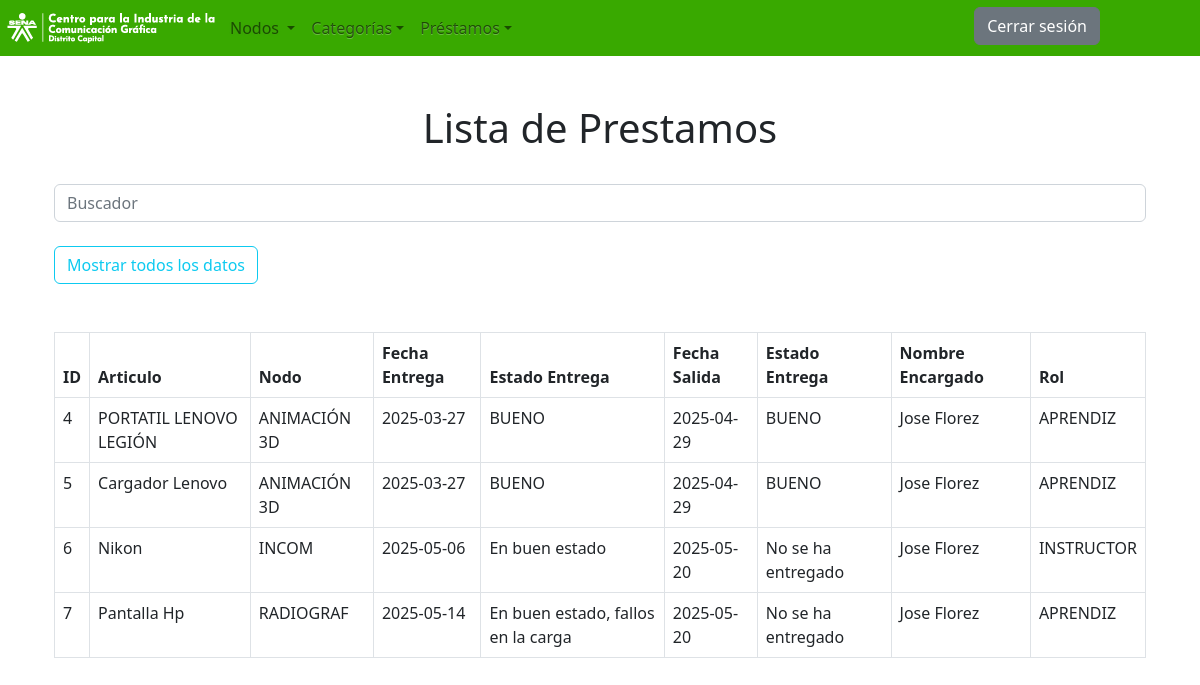
Screenshot of /InicioSesion/Usuarios/Aprendiz/vistas/Prestamos/listas_prestamos.php with the database file from the repository.
### tables this page shows
CREATE TABLE `prestamo` (
  `ID_FECHA` int(50) NOT NULL,
  `ID_ALMACENADO` int(20) NOT NULL,
  `NOMBRE_ALMACENADO` varchar(50) NOT NULL,
  `FECHA_ENTREGA` date NOT NULL,
  `ESTADO_ENTREGA` varchar(50) NOT NULL,
  `FECHA_SALIDA` date NOT NULL,
  `ESTADO_SALIDA` varchar(50) NOT NULL,
  `NOMBRE_ENCARGADO` varchar(50) DEFAULT NULL,
  `ROL` varchar(50) NOT NULL,
  `nodo` varchar(50) NOT NULL
);

### InicioSesion/Usuarios/Aprendiz/vistas/Prestamos/listas_prestamos.php (the view, shortened to what this page needs)
<?php
include("../../conexionPDO.php");
?>
<!DOCTYPE html>
<html lang="en">
<head>
	<link rel="stylesheet" href="https://cdn.jsdelivr.net/npm/bootstrap@5.2.1/dist/css/bootstrap.min.css">
	<link rel="stylesheet" type="text/css" href="../css/style.css">
	 <link rel="stylesheet" type="text/css" href="../js/pluggins/dist/sweetalert2.min.css">
</head>
		<header>
    <div class="contenedor-principal">
        <nav class="navbar navbar-expand-lg " style="background:#39A900;">
            <a href="http://localhost/Inventario/InicioSesion/Usuarios/Aprendiz/index.php">
            <img src="../../img/logosena.PNG">
            </a>
            <div class="collapse navbar-collapse" id="navbarNavDropdown">
                <ul class="navbar-nav">
                    <li class="nav-item active">
                        <div class="menunavegacion">
                            <a class="nav-link dropdown-toggle" href="#" id="navbarDropdownMenuLink" data-toggle="dropdown" aria-haspopup="true" aria-expanded="false">Nodos
                            </a>
                    </li>
                    <li class="nav-item dropdown">
                    <a class="nav-link dropdown-toggle" href="#" id="navbarDropdownMenuLink" data-toggle="dropdown" aria-haspopup="true" aria-expanded="false">Categorías</a>
                    </li>
                    <li class="nav-item dropdown">
                    <a class="nav-link dropdown-toggle" href="#" id="navbarDropdownMenuLink" data-toggle="dropdown" aria-haspopup="true" aria-expanded="false">Préstamos</a>
                    </li>
                </ul>
            </div>
            <a href="../../../../../index.php"><button type="button" class="btn btn-secondary" style=" margin-top:-5px; margin-right:100px; ">Cerrar sesi&oacute;n</button> </a>
    </div>
</header>
<!DOCTYPE html>
<html lang="es">
<head>
<link rel="stylesheet" href="bootstrap/css/bootstrap.min.css">
<link rel="stylesheet" href="bootstrap/css/bootstrap-theme.min.css">
</head>
<!DOCTYPE html>
<html lang="es">
<head>
<link rel="stylesheet" href="bootstrap/css/bootstrap.min.css">
<link rel="stylesheet" href="bootstrap/css/bootstrap-theme.min.css">
</head>
<body><br>
    <div class="container">
  <div class="page-header">
<body><br>
<center><h1>Lista de Prestamos</h1></center>
<br>
<div class="container-fluid">
    <form action="<?=$_SERVER['PHP_SELF']?>" method="post">
        <input class="form-control" type="search" placeholder="Buscador" name="buscar" > <br>
                <a href="listas_prestamos.php"> <button class="btn btn-outline-info" type="submit" name=""  >Mostrar todos los datos</button></a><br><br>
    </form>
<br>
<table class="table table-bordered">
  <thead>
    <tr>
      <th scope="col">ID</th>
      <th scope="col">Articulo</th>
      <th scope="col">Nodo</th>
      <th scope="col">Fecha Entrega</th>
      <th scope="col">Estado Entrega</th>
      <th scope="col">Fecha Salida</th>
      <th scope="col">Estado Entrega</th>
      <th scope="col">Nombre Encargado</th>
      <th scope="col">Rol</th>
    </tr>
  </thead>
  <tbody>
  	<?php
  	if (isset($_POST['enviar'])) {
  		$buscador=$_POST['buscar'];
  		$sql="SELECT * FROM prestamo WHERE NOMBRE_ALMACENADO LIKE '%".$buscador."%' OR FECHA_ENTREGA LIKE '%".$buscador."%' OR FECHA_SALIDA LIKE '%".$buscador."%' OR NOMBRE_ENCARGADO LIKE '%".$buscador."%' OR ROL LIKE '%".$buscador."%' OR nodo LIKE '%".$buscador."%'  ";
  		$query=mysqli_query($con,$sql);
  		while($row=mysqli_fetch_assoc($query)){
  			?>
    <tr>
    	<td><?php echo $row['ID_FECHA']?></td>
      <td><?php echo $row['NOMBRE_ALMACENADO']?></td>
      <td><?php echo $row['nodo']?></td>
      <td><?php echo $row['FECHA_ENTREGA']?></td>
      <td><?php echo $row['ESTADO_ENTREGA']?></td>
      <td><?php echo $row['FECHA_SALIDA']?></td>
      <td><?php echo $row['ESTADO_SALIDA']?></td>
      <td><?php echo $row['NOMBRE_ENCARGADO']?></td>
      <td><?php echo $row['ROL']?></td>
    </tr>
<?php
 }
  	}else{
  		$sql="SELECT * FROM prestamo";
			$query=mysqli_query($con,$sql);
	  	while($row=mysqli_fetch_assoc($query)){
  			?>
<tr>
    	<td><?php echo $row['ID_FECHA']?></td>
      <td><?php echo $row['NOMBRE_ALMACENADO']?></td>
      <td><?php echo $row['nodo']?></td>
      <td><?php echo $row['FECHA_ENTREGA']?></td>
      <td><?php echo $row['ESTADO_ENTREGA']?></td>
      <td><?php echo $row['FECHA_SALIDA']?></td>
      <td><?php echo $row['ESTADO_SALIDA']?></td>
      <td><?php echo $row['NOMBRE_ENCARGADO']?></td>
      <td><?php echo $row['ROL']?></td>
    </tr>
    <?php
    }
    }
    ?>
  </tbody>
</table>
</body>
</html>

### InicioSesion/Usuarios/Aprendiz/vistas/css/style.css (style rules this page uses)
.nav-link { color: #FFFFFF; }
body { background-color: #ffffff; font-family: 'Ubuntu', sans-serif; }
a { text-shadow: 0px 0px 3px rgba(117, 117, 117, 0.12); color: #71ff2a; text-decoration: none }

### rows the page displays
prestamo: ID_FECHA "4", NOMBRE_ALMACENADO "PORTATIL LENOVO LEGIÓN", nodo "ANIMACIÓN 3D", FECHA_ENTREGA "2025-03-27", ESTADO_ENTREGA "BUENO", FECHA_SALIDA "2025-04-29", ESTADO_SALIDA "BUENO", NOMBRE_ENCARGADO "Jose Florez", ROL "APRENDIZ"
prestamo: ID_FECHA "5", NOMBRE_ALMACENADO "Cargador Lenovo", nodo "ANIMACIÓN 3D", FECHA_ENTREGA "2025-03-27", ESTADO_ENTREGA "BUENO", FECHA_SALIDA "2025-04-29", ESTADO_SALIDA "BUENO", NOMBRE_ENCARGADO "Jose Florez", ROL "APRENDIZ"
prestamo: ID_FECHA "6", NOMBRE_ALMACENADO "Nikon", nodo "INCOM", FECHA_ENTREGA "2025-05-06", ESTADO_ENTREGA "En buen estado", FECHA_SALIDA "2025-05-20", ESTADO_SALIDA "No se ha entregado", NOMBRE_ENCARGADO "Jose Florez", ROL "INSTRUCTOR"
prestamo: ID_FECHA "7", NOMBRE_ALMACENADO "Pantalla Hp", nodo "RADIOGRAF", FECHA_ENTREGA "2025-05-14", ESTADO_ENTREGA "En buen estado, fallos en la carga", FECHA_SALIDA "2025-05-20", ESTADO_SALIDA "No se ha entregado", NOMBRE_ENCARGADO "Jose Florez", ROL "APRENDIZ"
